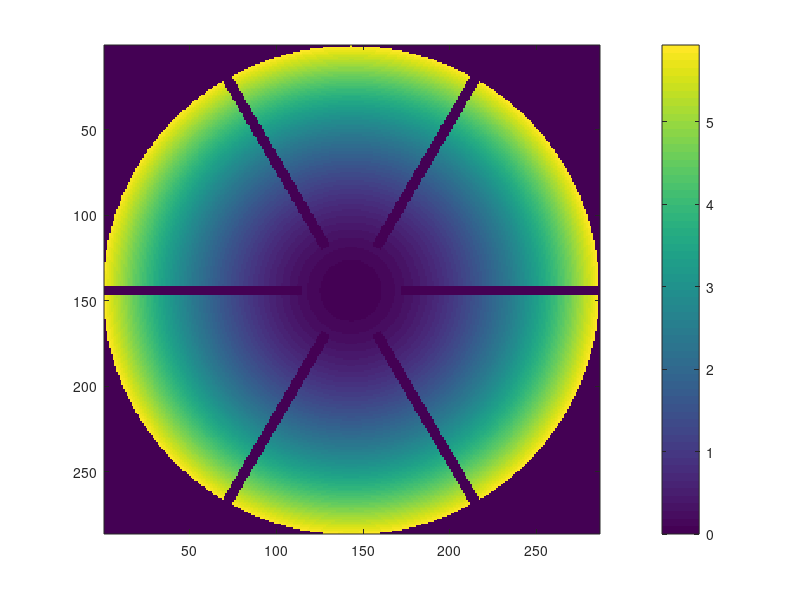
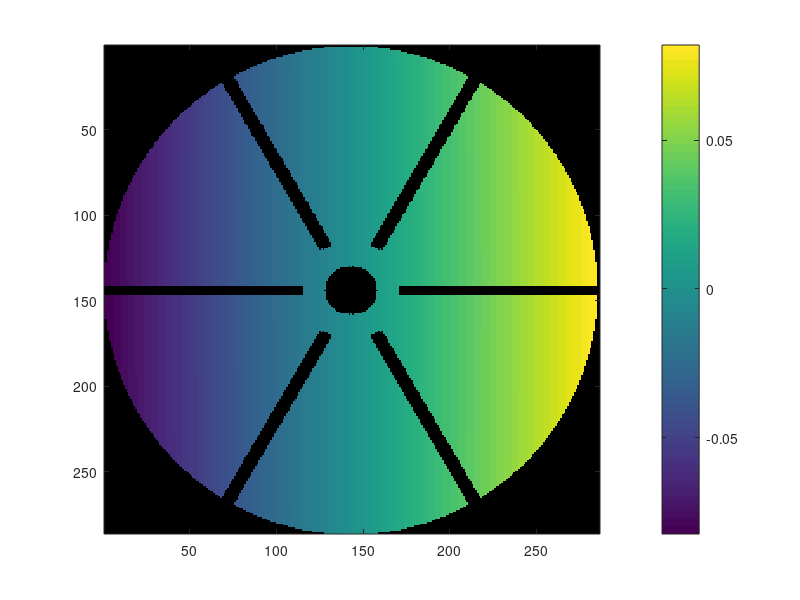
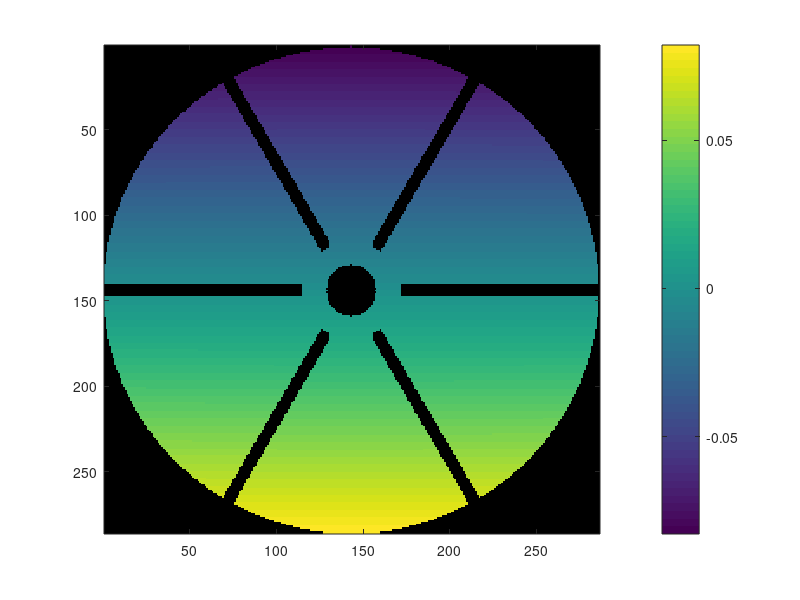

Write the MATLAB code that produced these figures, in order. (Note: this script raises an error after producing the figures.)
% Constants
clear all; close all; clc;
image_mm_per_px = 0.7; % conversion factor from mm to pixels (change this as per your requirements)
radius_mm = 100; % reflector radius in mm
radius = round(radius_mm / image_mm_per_px); % reflector radius in pixels
innerRadius_mm = 10; % inner radius in mm
innerRadius = round(innerRadius_mm / image_mm_per_px); % inner radius in pixels
gapWidth_mm = 2; % gap width in mm
gapWidth = round(gapWidth_mm / image_mm_per_px); % gap width in pixels
petalStartRadius_mm = 20; % petal start radius in mm
petalStartRadius = round(petalStartRadius_mm / image_mm_per_px); % petal start radius in pixels
tiltStartRadius_mm = petalStartRadius_mm + 4; % tilt start radius in mm
tiltStartRadius = round(tiltStartRadius_mm / image_mm_per_px); % tilt start radius in pixels
center_mm = [radius_mm, radius_mm]; % center in mm
center = round(center_mm / image_mm_per_px); % center in pixels
nrows = radius*2;
ncols = radius*2;
n_petals = 6;
theta = linspace(0, 2*pi, n_petals+1); % angles for the petals
tip = 0.02; % tilt for one of the petals
RoC_mm = 850; % radius of curvature in mm NOTE CHANGED TO LARGE ROC
RoC = RoC_mm / image_mm_per_px; % radius of curvature in pixels

% Create a grid
[x, y] = meshgrid(1:ncols, 1:nrows);
y = flip(y);
x_mm = x*image_mm_per_px;
y_mm = y*image_mm_per_px;

% Create the mask and depth map
mask = zeros(nrows, ncols);
u = zeros(nrows, ncols);
for i = 1:n_petals
    % Calculate the angle for each point in the grid
    angle = atan2(y-center(2), x-center(1));
    angle(angle<0) = angle(angle<0) + 2*pi;  % Convert negative angles to positive
    
    % Calculate the radius for each point in the grid
    rad = sqrt((x-center(1)).^2 + (y-center(2)).^2);
    rad_mm = sqrt((x_mm-center_mm(1)).^2 + (y_mm-center_mm(2)).^2);
    
    % Calculate the gap in angle based on the radius
    angleGap = gapWidth ./ rad;
    angleGap(rad < petalStartRadius) = 0;  % no gap inside petalStartRadius
    
    % Find the pixels inside the current petal
    in_petal = (rad <= radius) & ... % inside the outer circle
        (rad > innerRadius) & ... % outside the inner circle
        (angle >= theta(i) + angleGap) & ... % left of the right boundary
        (angle < theta(i+1) - angleGap); % right of the left boundary
    
    % Update the mask
    mask(in_petal) = 1;
    
    % Update the depth map with the spherical reflector equation
    u(in_petal) = RoC_mm - sqrt(RoC_mm^2 - rad_mm(in_petal).^2);
    
    % Apply the tip to one of the petals
    if i == 3
        in_petal_tip = in_petal & (rad > tiltStartRadius); % apply tilt only after tiltStartRadius
        xx = (rad(in_petal_tip)-tiltStartRadius)/(radius-tiltStartRadius);
        u(in_petal_tip) = u(in_petal_tip) - tip*xx.^2;
    end
    if i == 4
        in_petal_tip = in_petal & (rad > tiltStartRadius); % apply tilt only after tiltStartRadius
        xx = (rad(in_petal_tip)-tiltStartRadius)/(radius-tiltStartRadius);
        u(in_petal_tip) = u(in_petal_tip) + tip*xx.^2;
    end
end
u_nan = u;
u_nan(~mask)=NaN;

imagesc(u);colorbar;
% Compute the gradients in the u- and v-directions
[w_x, w_y] = gradient(u_nan);
gradientMask = ~isnan(w_x) & ~isnan(w_y);
gradientMaskEroded = gradientMask;



figure();imagesc(w_x);colorbar;
figure();imagesc(w_y);colorbar;
%% quadratic integration
% Set optimization parameters
lambda = 1e-6*ones(size(w_x)); % Uniform field of weights (nrows x ncols)
z0 = zeros(size(w_x)); % Null depth prior (nrows x ncols)
solver = 'pcg'; % Solver ('pcg' means conjugate gradient, 'direct' means backslash i.e. sparse Cholesky) 
precond = 'ichol'; % Preconditioner ('none' means no preconditioning, 'ichol' means incomplete Cholesky, 'CMG' means conjugate combinatorial multigrid -- the latter is fastest, but it need being installed, see README)

p = w_y; q = w_x;
p(isnan(p))=0;q(isnan(q))=0;
%grad up, grad right(smoothintegradients assumesdown,right)
w_quadratic = smooth_integration(p,q,gradientMaskEroded,lambda,z0,solver,precond);


%% mumford integration
disp('Doing Mumford-Shah integration');

zinit = w_quadratic; % least-squares initialization
zinit(isnan(zinit))=0;
mu = 45; %45 Regularization weight for discontinuity set
epsilon = 0.001; % Should be close to 0
tol = 1e-8; %1e-6 Stopping criterion
maxit = 1000; % Stopping criterion 

w_mumford = mumford_shah_integration(p,q,gradientMaskEroded,lambda,z0,mu,epsilon,maxit,tol,zinit);
%% integration constants
se = strel('square', 3); % Create a structuring element of a 3x3 square
%gradientMaskEroded = logical(imerode(mask, se)); % Erode the mask

% Find the integration constant which minimizes RMSE
integrationConstant = -mean(w_quadratic(gradientMaskEroded)-u(gradientMaskEroded));
w_quadratic = w_quadratic+integrationConstant;
% Calculate RMSE
RMSE_quadratic = sqrt(mean((w_quadratic(gradientMaskEroded)-u(gradientMaskEroded)).^2));

integrationConstant = -mean(w_mumford(gradientMaskEroded)-u(gradientMaskEroded));
w_mumford = w_mumford+integrationConstant;
% Calculate RMSE
RMSE_mumford = sqrt(mean((w_mumford(gradientMaskEroded)-u(gradientMaskEroded)).^2));

%% plotting

figure
title("quadratic");
finalSurfaceError = u-w_quadratic;
finalSurfaceError(~gradientMaskEroded)=NaN;
imagesc(finalSurfaceError);colorbar;

figure
title("mumford");
finalSurfaceError = u-w_mumford;
finalSurfaceError(~gradientMaskEroded)=NaN;
imagesc(finalSurfaceError);colorbar;



